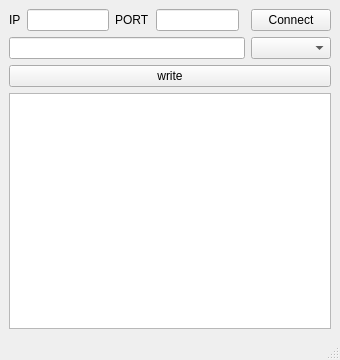
<?xml version="1.0" encoding="UTF-8"?>
<ui version="4.0">
 <class>MainWindow</class>
 <widget class="QMainWindow" name="MainWindow">
  <property name="geometry">
   <rect>
    <x>0</x>
    <y>0</y>
    <width>340</width>
    <height>360</height>
   </rect>
  </property>
  <property name="windowTitle">
   <string>MainWindow</string>
  </property>
  <widget class="QWidget" name="centralwidget">
   <layout class="QGridLayout" name="gridLayout">
    <item row="0" column="0">
     <widget class="QLabel" name="label">
      <property name="text">
       <string>IP</string>
      </property>
     </widget>
    </item>
    <item row="0" column="1">
     <widget class="QLineEdit" name="lineEdit_2">
      <property name="text">
       <string/>
      </property>
     </widget>
    </item>
    <item row="0" column="2">
     <widget class="QLabel" name="label_2">
      <property name="text">
       <string>PORT</string>
      </property>
     </widget>
    </item>
    <item row="0" column="3">
     <widget class="QLineEdit" name="lineEdit_3">
      <property name="text">
       <string/>
      </property>
     </widget>
    </item>
    <item row="1" column="0" colspan="5">
     <widget class="QLineEdit" name="lineEdit"/>
    </item>
    <item row="1" column="5">
     <widget class="QComboBox" name="comboBox"/>
    </item>
    <item row="0" column="5">
     <widget class="QPushButton" name="pushButton">
      <property name="text">
       <string>Connect</string>
      </property>
     </widget>
    </item>
    <item row="2" column="0" colspan="6">
     <widget class="QPushButton" name="pushButton_4">
      <property name="text">
       <string>write</string>
      </property>
     </widget>
    </item>
    <item row="3" column="0" colspan="6">
     <widget class="QTextEdit" name="textEdit"/>
    </item>
   </layout>
  </widget>
  <widget class="QMenuBar" name="menubar">
   <property name="geometry">
    <rect>
     <x>0</x>
     <y>0</y>
     <width>340</width>
     <height>21</height>
    </rect>
   </property>
  </widget>
  <widget class="QStatusBar" name="statusbar"/>
 </widget>
 <resources/>
 <connections/>
</ui>
